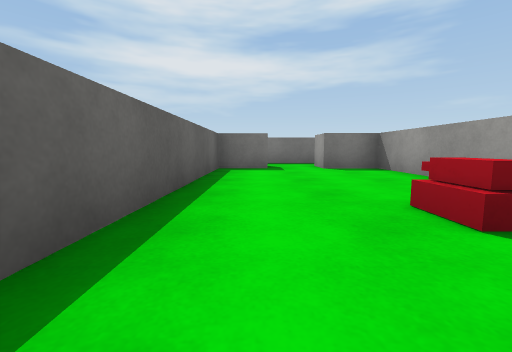
[1] (above)

16 first-person views from a walk through a Unity game level. The camera is 0.42 m above the floor, tilts 6° down and sees 90° across. The floor is counted in squares, 1 m on a side. Each view is taken from the middle of a square. On the plan, view 1 faces up. The plan holds only what a view shows up to about 9 squares ahead; the rest is blank. The player is left out. Surface patterns are stand-ins for the level's own textures.

[2]
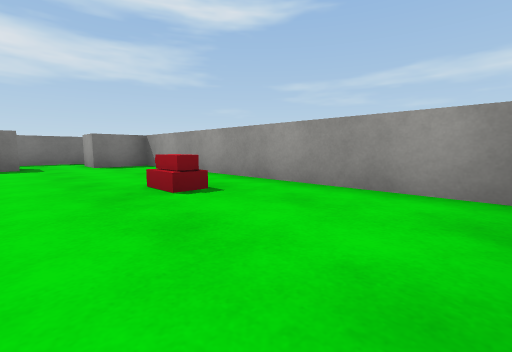

[3]
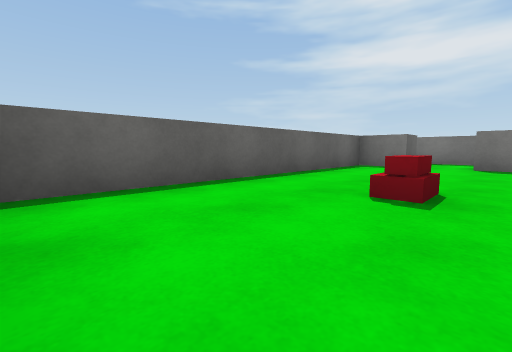

[4]
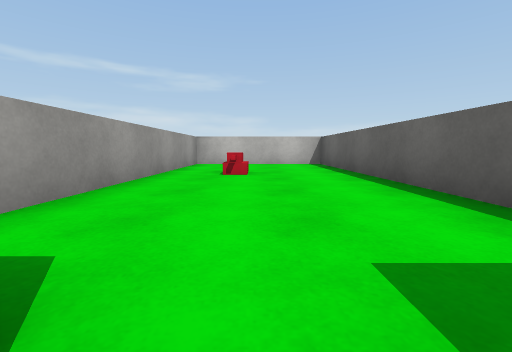

[5]
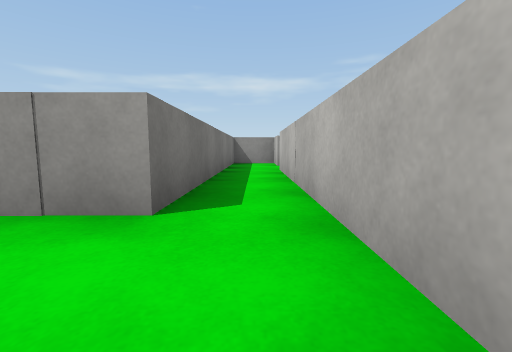

[6]
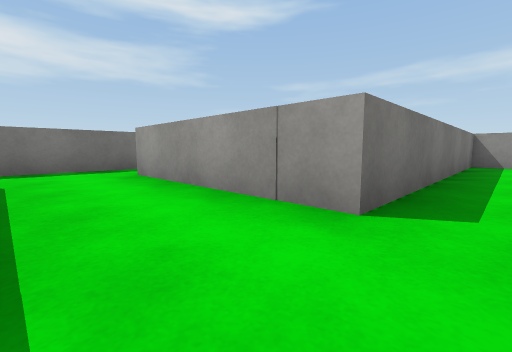

[7]
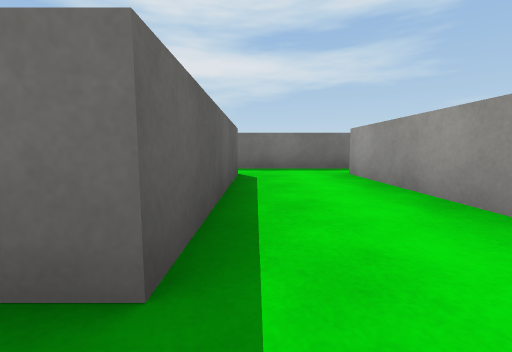

[8]
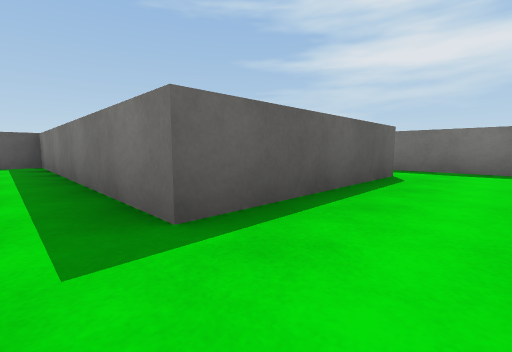

[9]
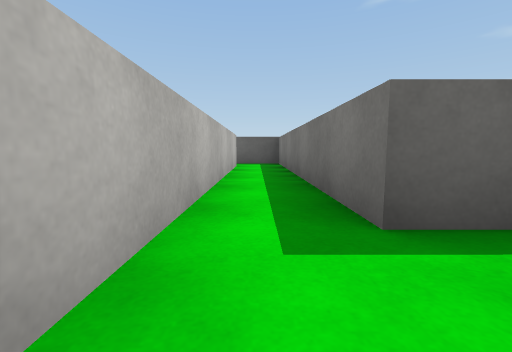

[10]
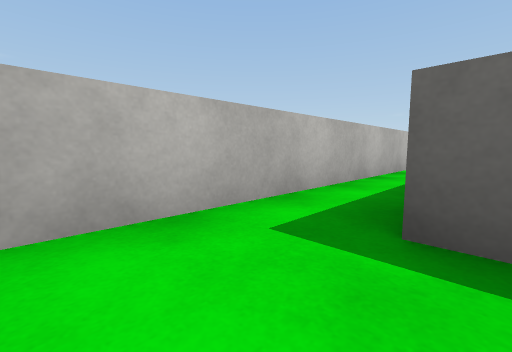

[11]
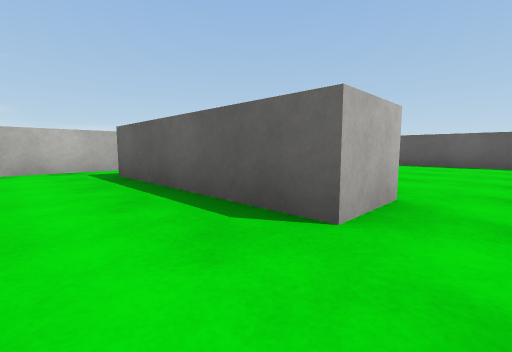

[12]
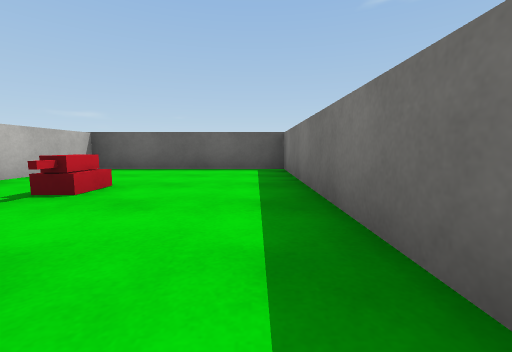

[13]
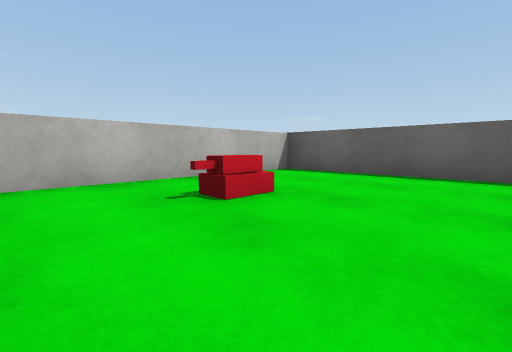

[14]
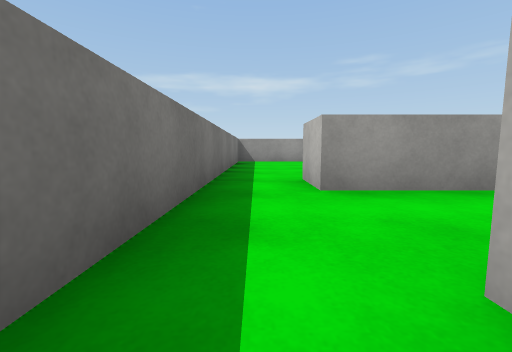

[15]
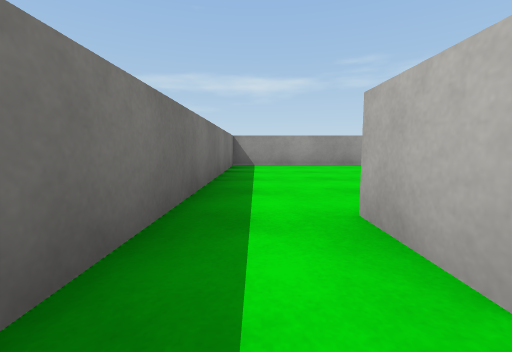

[16]
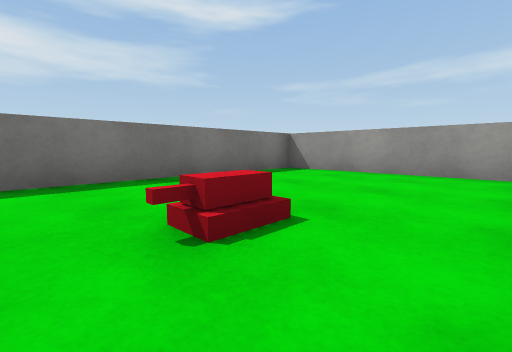

### Floor plan
Points are (right, up) in squares from view 1. A wall is a line through its corners. A room is listed if a view was taken in it or the views show most of it. See-through windows are left out.
Room 1 (views 1, 2, 3, 4)
walls: (-0.8, 5.8) (-0.8, -1.3) (2.7, -1.3) (2.7, 5.6); (2.7, 6.4) (2.7, 7.7) (-3.4, 7.7); (-3.5, 6.5) (-1.8, 6.5)
ways out: opening at (-3, 7) to room 2
objects: block (0, 6); other object (1, 2); block (2, 6)
Room 2 (views 5, 6, 7, 8, 9, 10, 11, 12, 14, 15)
walls: (-3.4, 7.7) (-3.4, 11.3) (-2.4, 11.3); (-6.4, 11.3) (-5.3, 11.3) (-5.3, 7.7) (-11.4, 7.7) (-11.4, 6.4); (-2.5, 12.6) (-6.5, 12.6); (-10.4, 6.5) (-3.5, 6.5)
ways out: opening at (-3, 7) to room 1; opening at (-6, 12) to room 3; opening at (-3, 12) to room 4
Room 3 (view 13)
walls: (-6.5, 12.6) (-11.4, 12.6) (-11.4, 8.5) (-6.9, 8.5)
ways out: opening at (-6, 12) to room 2
objects: other object (-9, 10) to (-8, 10)
Room 4 (view 16)
walls: (2.7, 8.9) (2.7, 12.6) (-2.5, 12.6)
ways out: opening at (-3, 12) to room 2
objects: other object (-1, 10)

Where each view was taken, in squares from view 1:
view 1: 0 up, 0 right, facing up
view 2: 1 down, 0 right, facing up-right
view 3: 1 down, 2 right, facing up-left
view 4: 6 up, 1 right, facing down
view 5: 7 up, 5 left, facing right
view 6: 7 up, 5 left, facing up-right
view 7: 7 up, 5 left, facing up
view 8: 7 up, 4 left, facing up-left
view 9: 7 up, 4 left, facing left
view 10: 8 up, 4 left, facing down-left
view 11: 12 up, 4 left, facing down-left
view 12: 12 up, 6 left, facing left
view 13: 12 up, 7 left, facing down-left
view 14: 12 up, 6 left, facing right
view 15: 12 up, 4 left, facing right
view 16: 9 up, 2 left, facing up-right
